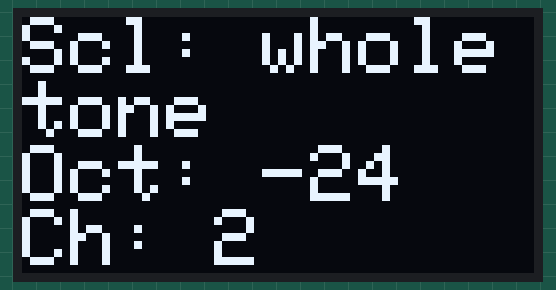
Bench run of a sketch on a simulated Arduino Uno, built with avr-gcc and run on an emulated ATmega328P. Parts: 128×64 one-colour display.

Above: at 0.2 s.

The sketch:

Oled_Display_I2C_2.ino
```cpp
//#include <Adafruit_GFX.h>  // Include core graphics library for the display
#include <Adafruit_SSD1306.h>  // Include Adafruit_SSD1306 library to drive the display

//////////////////////
// Scales
#include "scaleNames.h"
#include "scales.h"
#include "notes.h"

Adafruit_SSD1306 display(128, 64);  // Create display

//#include <Fonts/FreeMonoBold12pt7b.h>  // Add a custom font
//#include <Fonts/FreeMono9pt7b.h>  // Add a custom font

/////////////////////////////////////////////
// MIDI CHANNEL
byte MIDI_CH = 2; //* MIDI channel to be used
byte BUTTON_MIDI_CH = 0; //* MIDI channel to be used
byte NOTE = 36; //* Lowest NOTE to be used - if not using custom NOTE NUMBER
byte CC = 1; //* Lowest MIDI CC to be used - if not using custom CC NUMBER

/////////////////////////////////////////////
// SCALES
byte scaleIndex = 8;
byte octaveIndex = 0;
int octave[5] = {-24, -12, 0, 12, 24};

byte display_text_size = 2;

void setup() {

  /////////////////////////////////////////////
  // DISPLAY
  delay(100);  // This delay is needed to let the display to initialize
  display.begin(SSD1306_SWITCHCAPVCC, 0x3C);  // Initialize display with the I2C address of 0x3C
  //display.begin(SSD1306_SWITCHCAPVCC, 0x7A);  // Initialize display with the I2C address of 0x3C
  display.clearDisplay();  // Clear the buffer
  display.setTextColor(WHITE);  // Set color of the text
  display.setRotation(0);  // Set orientation. Goes from 0, 1, 2 or 3
  display.setTextWrap(true);  // By default, long lines of text are set to automatically “wrap” back to the leftmost column.
  // To override this behavior (so text will run off the right side of the display - useful for
  // scrolling marquee effects), use setTextWrap(false). The normal wrapping behavior is restored
  // with setTextWrap(true).
  display.dim(0);  //Set brightness (0 is maximun and 1 is a little dim)

  display.setTextSize(display_text_size);
  //  display.setFont(&FreeMonoBold12pt7b);  // Set a custom font
  //display.setFont(&FreeMono9pt7b);  // Set a custom font
  //display.setFont(&FreeSansBoldOblique9pt7b);  // Set a custom font
  // Print variable with left alignment:
  //  display.setCursor(display_pos_x, display_pos_y);  // posição onde vai começar a ser mostrado na tela (x,y)
  //  //display.println(Variable1);  // Text or value to print
  //  display.print(MIDI_CH);  // Text or value to print
  //  display.display();  // Print everything we set previously

  printDisplay(scaleNames[scaleIndex], octave[octaveIndex], MIDI_CH);


}

void loop() {
  // put your main code here, to run repeatedly:

}


/////////////////////////////////////////////
// prints the MIDI channel in the display
void printDisplay(char* scaleName, int octave, byte channel) {

  //  display.setCursor(display_pos_x, display_pos_y);  // posição onde vai começar a ser mostrado na tela (x,y)
  display.clearDisplay();  // Clear the display so we can refresh

  display.setCursor(0, 0);
  display.print("Scl: ");  // Imprime no display
  display.println(scaleName);

  display.setCursor(0, 32);
  display.print("Oct: ");  // Imprime no display
  display.println(octave);

  display.print("Ch: ");  // Imprime no display
  display.println(channel);


  display.print(octave);  // Imprime no display

  display.display();
}
```

notes.h
```cpp
char* noteNames[] = {
"C0", "C#0", "D0", "D#0", "E0", "F0", "F#0",  "G0", "G#0", "A0", "A#0", "B0",
"C1", "C#1", "D1", "D#1", "E1", "F1", "F#1",  "G1", "G#1", "A1", "A#1", "B1",
"C2", "C#2", "D2", "D#2", "E2", "F2", "F#2",  "G2", "G#2", "A2", "A#2", "B2",
"C3", "C#3", "D3", "D#3", "E3", "F3", "F#3",  "G3", "G#3", "A3", "A#3", "B3",
"C4", "C#4", "D4", "D#4", "E4", "F4", "F#4",  "G4", "G#4", "A4", "A#4", "B4",
"C5"
};
```

scaleNames.h
```cpp
char* scaleNames[] = {"chromatic", "ionian", "dorain", "phrygian", "lydian", "mixolydiam", "aeolian", "locryan", "wholetone", "dim7", "octa 2-1", "octa 1-2", "maj pent", "min pent"};
```

Source omitted: scales.h (data table, 1609 bytes)
